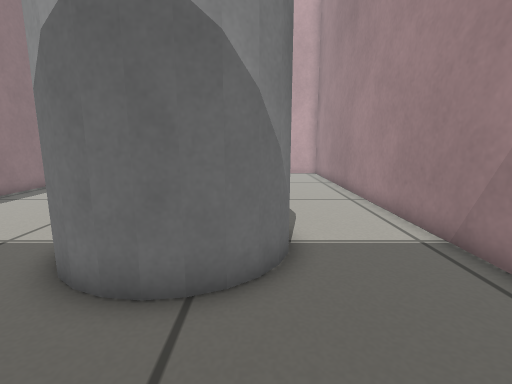
View 1 (above)

12 first-person views from a walk through a robot-simulator world made for Gazebo. The camera is 0.47 m above the floor, tilts 10° down and sees 85° across. The floor is counted in squares, 0.2 m on a side. Each view is taken from the middle of a square. On the plan, view 1 faces up. The plan holds only what a view shows up to about 18 squares ahead; the rest is blank.

View 2
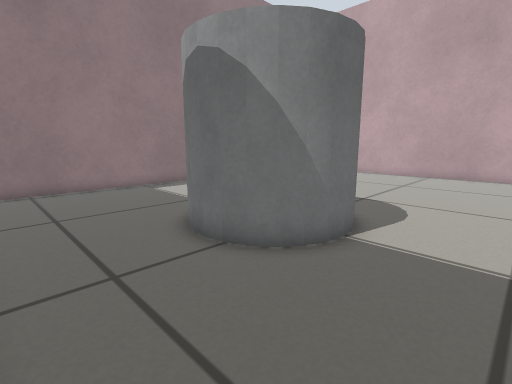

View 3
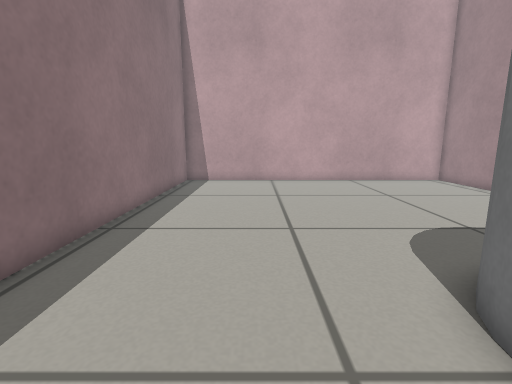

View 4
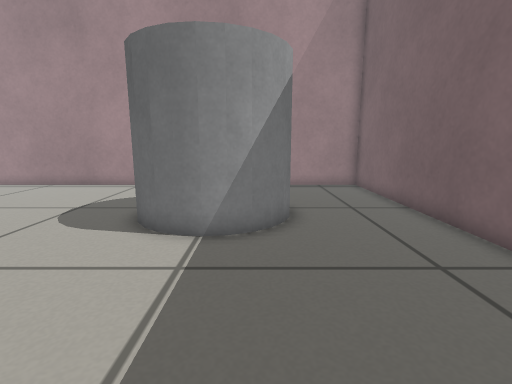

View 5
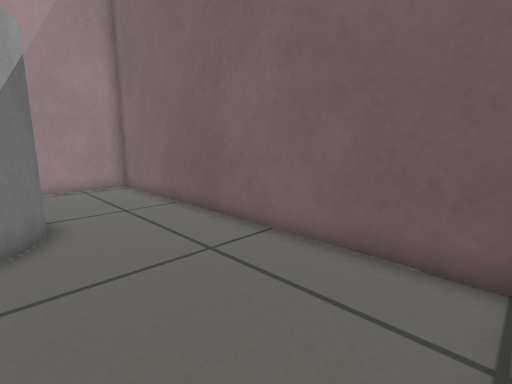

View 6
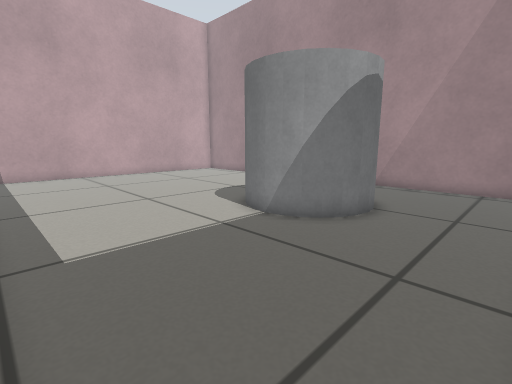

View 7
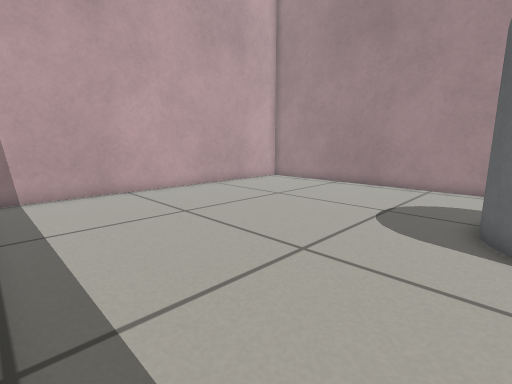

View 8
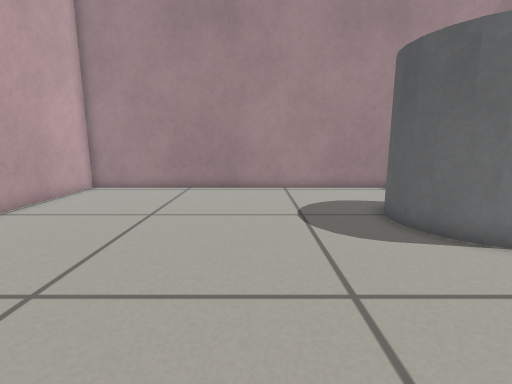

View 9
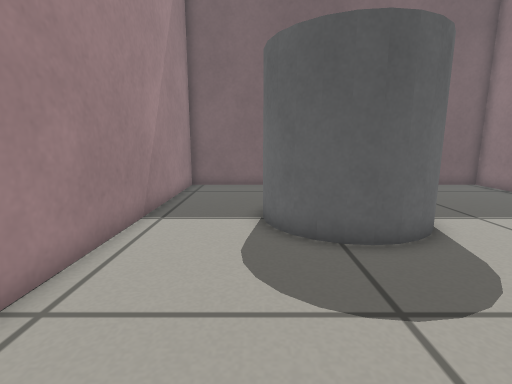

View 10
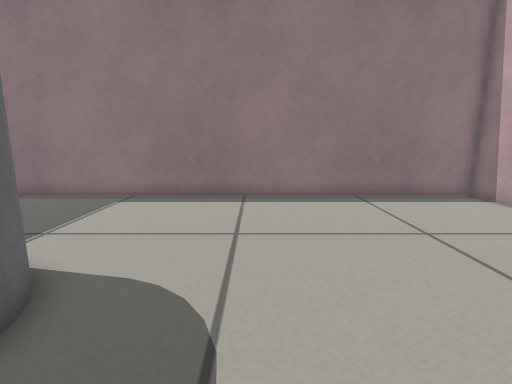

View 11
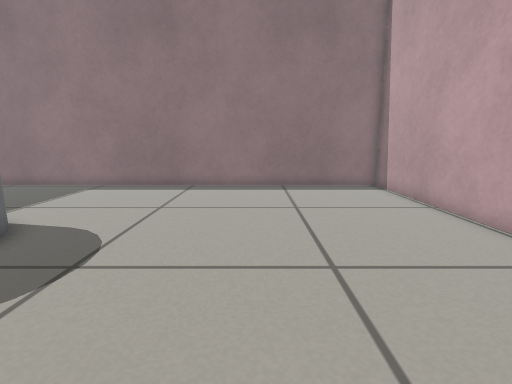

View 12
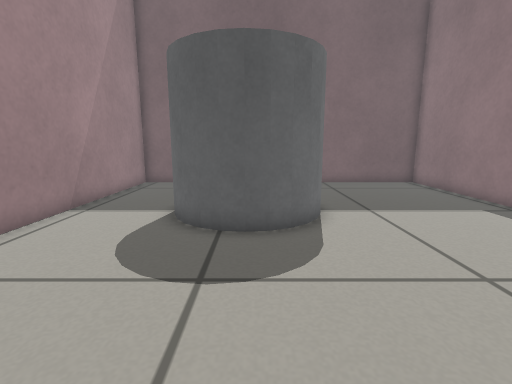

### Floor plan
Key: @ floor where view 1 was taken; # wall or solid block; . floor; C grey cylinder.
Columns run from 12 left of view 1 to 5 right of it. Each row starts with its distance up from view 1.
 22 ##################
 21 #................#
 20 #................#
 19 #................#
 18 #................#
 17 #................#
 16 #................#
 15 #................#
 14 #................#
 13 #................#
 12 #................#
 11 #................#
 10 #................#
  9 #.........CC.....#
  8 #........C CC....#
  7 #.......C   CC...#
  6 #.......C    C...#
  5 #.......CC  C....#
  4 #........CCC.....#
  3 #................#
  2 #................#
  1 #................#
  0 #...........@....#
 -1 ##################

Where each view was taken, in squares from view 1:
view 1: 0 up, 0 right, facing up
view 2: 0 up, 4 right, facing up-left
view 3: 4 up, 7 left, facing up
view 4: 5 up, 11 left, facing right
view 5: 5 up, 11 left, facing down-right
view 6: 0 up, 11 left, facing up-right
view 7: 8 up, 11 left, facing up-right
view 8: 13 up, 10 left, facing right
view 9: 15 up, 1 right, facing down
view 10: 12 up, 1 right, facing left
view 11: 15 up, 4 right, facing left
view 12: 16 up, 2 left, facing down
